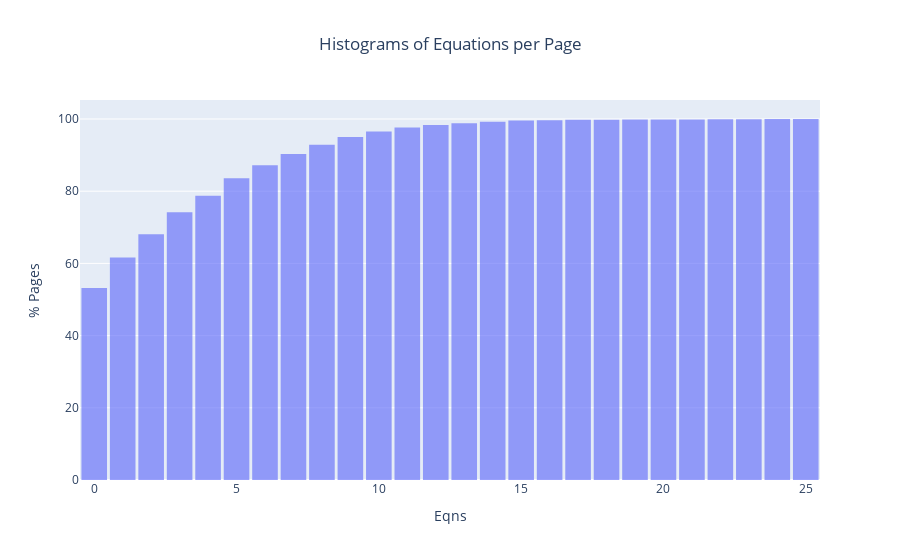

Notebook source saved alongside this figure:
### Code cell
fig = go.Figure()
fig.add_trace(go.Histogram(x=eqns_per_page,bingroup=1,name="Eqns_per_page", histnorm="percent",cumulative_enabled=True))
# fig.add_trace(go.Histogram(x=eqns_per_page,bingroup=1,name="Eqns_per_page", histnorm="percent"))

# Overlay both histograms
fig.update_layout(barmode='overlay')
# Reduce opacity to see both histograms
fig.update_traces(opacity=0.65)
fig.update_layout(
    title_x=0.5,
    title_text='Histograms of Equations per Page', # title of plot
    xaxis_title_text='Eqns', # xaxis label
    yaxis_title_text='% Pages', # yaxis label
    bargap=0, # gap between bars of adjacent location coordinates
    bargroupgap=0.1 # gap between bars of the same location coordinates
)

fig.show()

### Figure 1 — Plotly figure (JSON) as saved in the notebook; plotly's stock layout.template omitted (floating-point values rounded to 4 significant figures; data arrays with more than 128 entries replaced by an {"elided": "..."} marker saying what was removed)
{"data": [{"bingroup": "1", "cumulative": {"enabled": true}, "histnorm": "percent", "name": "Eqns_per_page", "opacity": 0.65, "type": "histogram", "x": {"elided": "3318 int values"}}], "layout": {"bargap": 0, "bargroupgap": 0.1, "barmode": "overlay", "title": {"text": "Histograms of Equations per Page", "x": 0.5}, "xaxis": {"title": {"text": "Eqns"}}, "yaxis": {"title": {"text": "% Pages"}}}}
